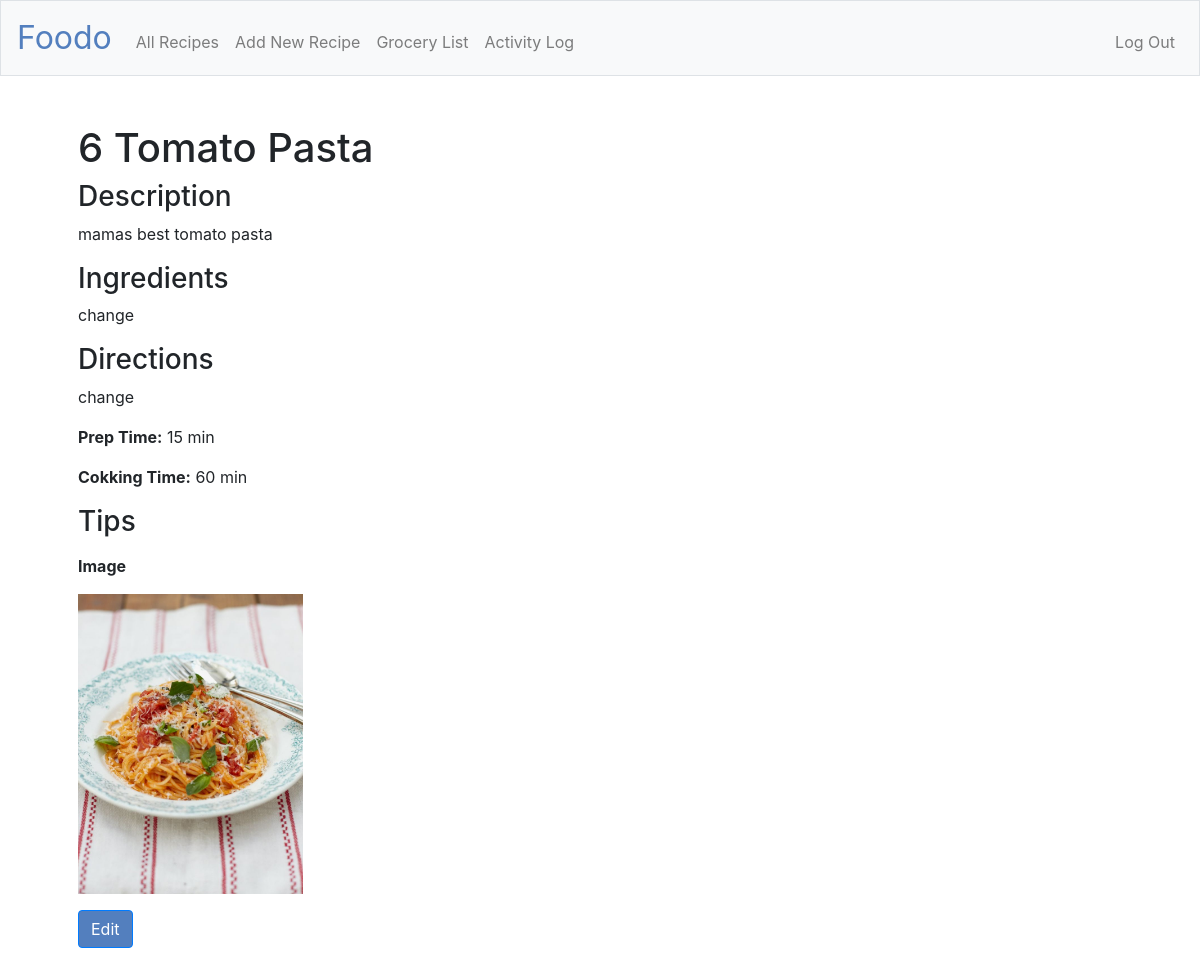
The app's page /recipe_detail/6 (signed in) with its own data.
### tables this page shows
CREATE TABLE "recipes" (
	"id"	INTEGER NOT NULL,
	"user_id"	INTEGER,
	"name"	TEXT NOT NULL,
	"description"	TEXT,
	"ingredients"	TEXT NOT NULL,
	"directions"	TEXT,
	"prep_time"	INTEGER NOT NULL,
	"cooking_time"	INTEGER NOT NULL,
	"tips"	TEXT,
	"image"	BLOB,
	PRIMARY KEY("id")
);

### application.py (the view)
@app.route("/recipe_detail/<recipe_id>")
@login_required
def recipe_detail(recipe_id):
    recipe_detail = db.execute("SELECT id, name, description, ingredients, directions, prep_time, cooking_time, tips, image FROM recipes WHERE id = :recipe_id", recipe_id=recipe_id)
    recipe_id = recipe_id
    name = recipe_detail[0]["name"]
    description = recipe_detail[0]["description"]
    ingredients = recipe_detail[0]["ingredients"]
    directions = recipe_detail[0]["directions"]
    prep_time = recipe_detail[0]["prep_time"]
    cooking_time = recipe_detail[0]["cooking_time"]
    tips = recipe_detail[0]["tips"]
    image = recipe_detail[0]["image"]
    return render_template("recipe_detail.html", name=name, description=description, recipe_id=recipe_id,
        image=image, ingredients=ingredients, directions=directions, prep_time=prep_time, cooking_time=cooking_time, tips=tips)

### application.py (called while the page is built)
@app.after_request
def after_request(response):
    response.headers["Cache-Control"] = "no-cache, no-store, must-revalidate"
    response.headers["Expires"] = 0
    response.headers["Pragma"] = "no-cache"
    return response

### helpers.py (called while the page is built)
def login_required(f):
    @wraps(f)
    def decorated_function(*args, **kwargs):
        if session.get("user_id") is None:
            return redirect("/login")
        return f(*args, **kwargs)
    return decorated_function

### templates/recipe_detail.html (shortened to what this page needs)
{% extends "layout.html" %}
{% block main %}
<div class="detail">
    <form action="/recipe_detail" method="get">
        <h1>{{recipe_id}} {{name}}</h1>
        <h3>Description</h3>
        <p>{{description}}</p>
        <h3>Ingredients</h3>
        <p>{{ingredients}}</p>
        <h3>Directions</h3>
        <p>{{directions}}</p>
        <p><b>Prep Time:</b> {{prep_time}} min</p>
        <p><b>Cokking Time:</b> {{cooking_time}} min</p>
        <h3>Tips</h3>
        <p><b>Image</b><p>
        <p><img src="/static/{{image}}" alt="{{image}} width="200" height="300""></p>
        <p><a class="btn btn-primary" type="hidden" name="edit" value="recipe_id" href="/recipe_edit/{{ recipe_id }}">Edit</a></p>
    </form>
</div>
{% endblock %}

### static/styles.css (style rules this page uses)
main img { max-width: 100%; }
.btn-primary, .btn-primary:hover, .btn-primary:active, .btn-primary:visited { background-color: #537fbe; }
.detail { text-align: left; }

### records on screen
recipes: name "Tomato Pasta", description "mamas best tomato pasta", ingredients "change", directions "change", image (picture)

### other values on screen
{{ recipe_id }} "6"
{{ prep_time }} "15"
{{ cooking_time }} "60"
